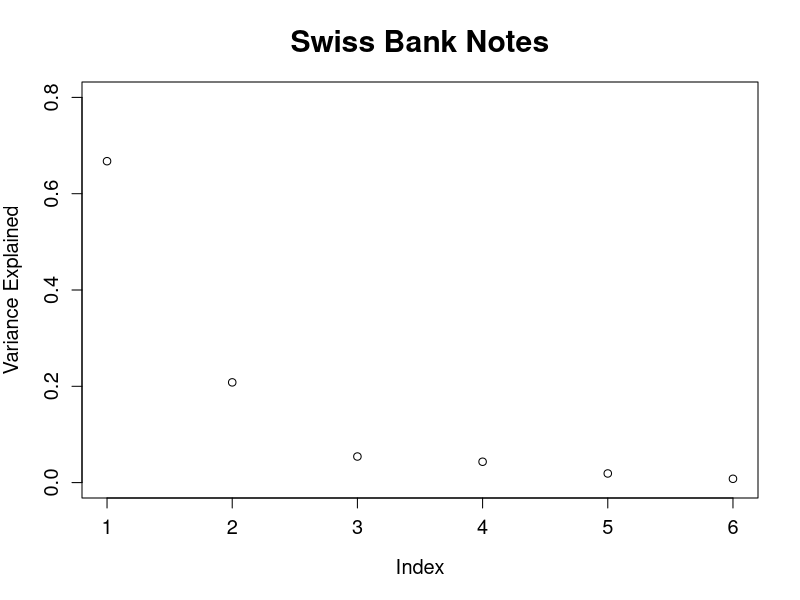
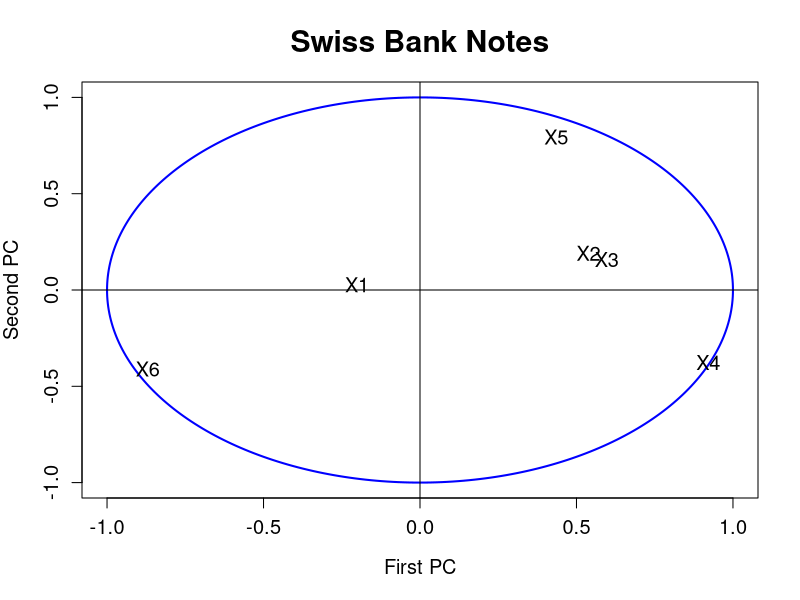

The R source for these figures, in order:

# clear all variables
rm(list = ls(all = TRUE))
graphics.off()

# load data
x  = read.table("bank2.dat")
n  = nrow(x)
e  = eigen((n - 1) * cov(x)/n)  # calculates eigenvalues and eigenvectors and sorts them by size
e1 = e$values/sum(e$values)

# plot for the relative proportion of variance explained by PCs
dev.new()
plot(e1, ylim = c(0, 0.8), xlab = "Index", ylab = "Variance Explained", main = "Swiss Bank Notes", 
    cex.lab = 1.2, cex.axis = 1.2, cex.main = 1.8)

m    = apply(as.matrix(x), 2, mean)
temp = as.matrix(x - matrix(m, n, ncol(x), byrow = T))
r    = temp %*% e$vectors
r    = cor(cbind(r, x))  # correlation between PCs and variables
r1   = r[7:12, 1:2]      # correlation of the two most important PCs and variables

# plot for the correlation of the original variables with the PCs
dev.new()
ucircle = cbind(cos((0:360)/180 * pi), sin((0:360)/180 * pi))
plot(ucircle, type = "l", lty = "solid", col = "blue", xlab = "First PC", ylab = "Second PC", 
    main = "Swiss Bank Notes", cex.lab = 1.2, cex.axis = 1.2, cex.main = 1.8, lwd = 2)
abline(h = 0, v = 0)
label = c("X1", "X2", "X3", "X4", "X5", "X6")
text(r1, label, cex = 1.2) 
